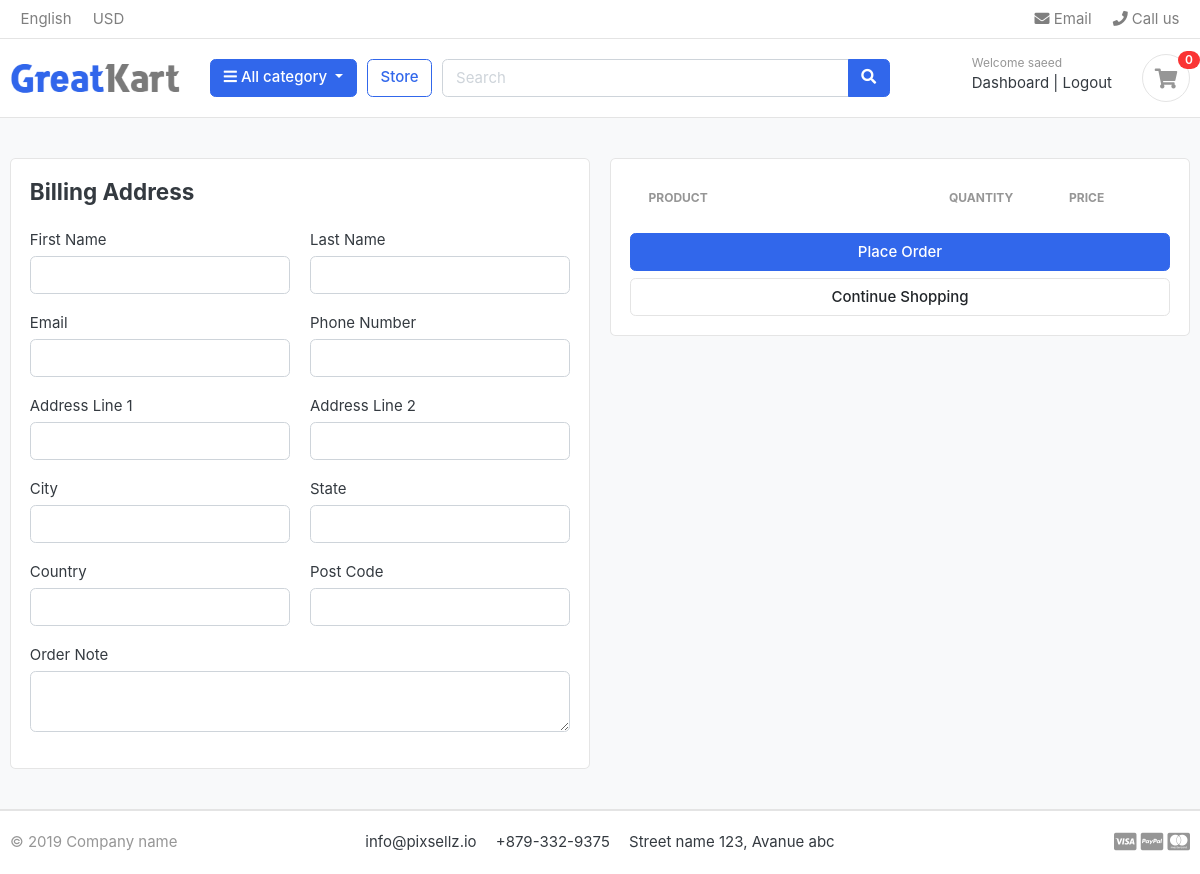
Page /cart/checkout/ (signed in) on the earlier database version.
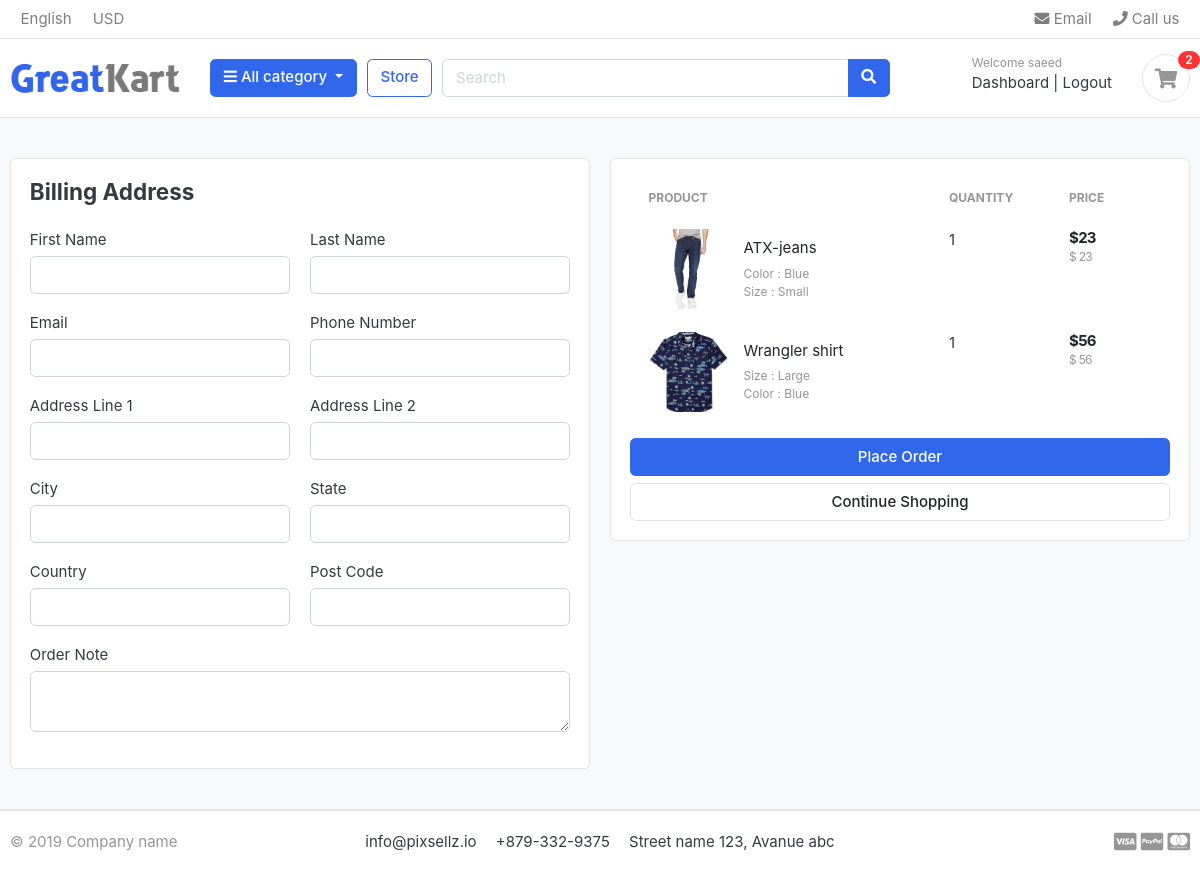
Same page on the later database version.
### carts/models.py (models this page shows, shortened)
class CartItem(models.Model):
    user = models.ForeignKey(Account, on_delete=models.CASCADE, null=True)
    product = models.ForeignKey(Product, on_delete=models.CASCADE)
    variations = models.ManyToManyField(Variation, blank=True)
    cart = models.ForeignKey(Cart, on_delete=models.CASCADE, null=True)
    quantity = models.IntegerField()
    is_active = models.BooleanField(default=True)
    def sub_total(self):
        return self.product.price * self.quantity

### store/models.py (models this page shows, shortened)
class Product(models.Model):
    product_name = models.CharField(max_length=200, unique=True)
    slug = models.SlugField(max_length=200, unique=True)
    decription = models.TextField(max_length=500, blank=True)
    price = models.IntegerField()
    image = models.ImageField(upload_to='photos/products')
    stock = models.IntegerField()
    is_available = models.BooleanField(default=True)
    category = models.ForeignKey(Category, on_delete=models.CASCADE)
    created_date = models.DateTimeField(auto_now_add=True)
    modified_date = models.DateTimeField(auto_now=True)
    def get_url(self):
        return reverse('product_detail', args=[self.category.slug, self.slug])

class Variation(models.Model):
    product = models.ForeignKey(Product, on_delete=models.CASCADE)
    variation_category = models.CharField(
        max_length=100, choices=variation_category_choice)
    variation_value = models.CharField(max_length=100)
    is_active = models.BooleanField(default=True)
    created_date = models.DateTimeField(auto_now=True)
    objects = VariationManager()

### carts/views.py (the view)
# urls.py: path('checkout/', views.checkout, name='checkout'),
@ login_required(login_url='login')
def checkout(request, total=0, quantity=0, cart_items=None):
    try:
        tax = 0
        grand_total = 0
        if request.user.is_authenticated:
            cart_items = CartItem.objects.filter(
                user=request.user, is_active=True)
        else:
            cart = Cart.objects.get(cart_id=_cart_id(request))
            cart_items = CartItem.objects.filter(cart=cart, is_active=True)
        for cart_item in cart_items:
            total += (cart_item.product.price * cart_item.quantity)
            quantity += cart_item.quantity
        tax = (2 * total)/100
        grand_total = total + tax
    except ObjectDoesNotExist:
        pass
    context = {
        'total': total,
        'quantity': quantity,
        'cart_items': cart_items,
        'tax': tax,
        'grand_total': grand_total
    }
    return render(request, 'store/checkout.html', context)

### carts/context_processors.py (called while the page is built)
def counter(request):
    cart_count = 0
    if 'admin' in request.path:
        return {}
    else:
        try:
            cart = Cart.objects.filter(cart_id=_cart_id(request))
            if request.user.is_authenticated:
                cart_items = CartItem.objects.all().filter(user=request.user)
            else:
                cart_items = CartItem.objects.all().filter(cart=cart[:1])
            for cart_item in cart_items:
                cart_count += cart_item.quantity
        except Cart.DoesNotExist:
            cart_count = 0
        return dict(cart_count=cart_count)

### carts/views.py (called while the page is built)
def _cart_id(request):
    cart = request.session.session_key
    if not cart:
        cart = request.session.create()
    return cart

### category/context_processors.py (called while the page is built)
def menu_links(request):
    links = Category.objects.all()
    return dict(links=links)

### category/models.py (called while the page is built)
    def get_url(self):
        return reverse('products_by_category', args=[self.slug])

### templates/store/checkout.html (shortened to what the changed rows need)
{% extends 'base.html' %}
{% load static %}
{% block content %}
<section class="section-content padding-y bg">
<div class="container">
<div class="row">
	<aside class="col-lg-6">
		<div class="card">
		<div class="card-body">
            <table class="table table-borderless table-shopping-cart">
                <thead class="text-muted">
                <tr class="small text-uppercase">
                  <th scope="col">Product</th>
                  <th scope="col" width="120">Quantity</th>
                  <th scope="col" width="120">Price</th>
                </tr>
                </thead>
                <tbody>
                {% for cart_item in cart_items %}
                <tr>
                    <td>
                        <figure class="itemside align-items-center">
                            <div class="aside"><img src="{{ cart_item.product.image.url }}" class="img-sm"></div>
                            <figcaption class="info">
                                <a href="{{ cart_item.product.get_url }}" class="title text-dark">{{ cart_item.product.product_name }}</a>
                                <p class="text-muted small">
                                    {% if cart_item.variations.all %}
                                        {% for item in cart_item.variations.all %}
                                            {{ item.variation_category | capfirst }} : {{ item.variation_value  | capfirst}} <br>
                                        {% endfor %}
                                    {% endif %}
                                </p>
                            </figcaption>
                        </figure>
                    </td>
                    <td>
                    <lable for="">{{ cart_item.quantity }}</lable>
                    </td>
                    <td>
                        <div class="price-wrap">
                            <var class="price">${{ cart_item.sub_total }}</var>
                            <small class="text-muted"> $ {{ cart_item.product.price }} </small>
                        </div>
                    </td>
                </tr>
                {% endfor %}
                </tbody>
                </table>
		</div>
		</div>
</aside>
</div>
</div>
</section>
{% endblock %}

### templates/includes/navbar.html (shortened to what this page needs)
{% load static %}
<header class="section-header">
    <nav class="navbar p-md-0 navbar-expand-sm navbar-light border-bottom">
    <div class="container">
      <div class="collapse navbar-collapse" id="navbarTop4">
        <ul class="navbar-nav mr-auto">
            <li class="nav-item dropdown">
                 <a href="#" class="nav-link">   English </a>
            </li>
            <li class="nav-item dropdown">
                <a href="#" class="nav-link"> USD </a>
            </li>
        </ul>
        <ul class="navbar-nav">
            <li><a href="#" class="nav-link"> <i class="fa fa-envelope"></i> Email </a></li>
            <li><a href="#" class="nav-link"> <i class="fa fa-phone"></i> Call us </a></li>
        </ul>
      </div>
    </div>
    </nav>
    <section class="header-main border-bottom">
        <div class="container">
    <div class="row align-items-center">
        <div class="col-lg-2 col-md-3 col-6">
            <a href="{% url 'home' %}" class="brand-wrap">
                <img class="logo" src="{% static './images/logo.png' %}">
            </a>
        </div>
        <div class="col-lg col-sm col-md col-6 flex-grow-0">
            <div class="category-wrap dropdown d-inline-block float-right">
                <button type="button" class="btn btn-primary dropdown-toggle" data-toggle="dropdown">
                    <i class="fa fa-bars"></i> All category
                </button>
            </div>
        </div>
        <a href="{% url 'store' %}" class="btn btn-outline-primary">Store</a>
        <div class="col-lg  col-md-6 col-sm-12 col">
            <form action="{% url 'search' %}" class="search" method="GET">
                <div class="input-group w-100">
                    <input type="text" class="form-control" style="width:60%;" placeholder="Search" name="keyword">
                    <div class="input-group-append">
                      <button class="btn btn-primary" type="submit">
                        <i class="fa fa-search"></i>
                      </button>
                    </div>
                </div>
            </form>
        </div>
        <div class="col-lg-3 col-sm-6 col-8 order-2 order-lg-3">
            {% if user.id is None %}
                    <div class="d-flex justify-content-end mb-3 mb-lg-0">
                        <div class="widget-header">
                            <small class="title text-muted">Welcome guest!</small>
                            <div>
                                <a href="{% url 'login' %}">Sign in</a> <span class="dark-transp"> | </span>
                                <a href="{% url 'register' %}"> Register</a>
                            </div>
                        </div>
            {% else %}
            <div class="d-flex justify-content-end mb-3 mb-lg-0">
                <div class="widget-header">
                    <small class="title text-muted">Welcome {{user.first_name}}</small>
                    <div>
                        <a href="{% url 'dashboard' %}">Dashboard</a> <span class="dark-transp"> | </span>
                        <a href="{% url 'logout' %}"> Logout </a>
                    </div>
                </div>
            {% endif %}
                        <a href="{% url 'cart' %}"  class="widget-header pl-3 ml-3">
                            <div class="icon icon-sm rounded-circle border"><i class="fa fa-shopping-cart"></i></div>
                            <span class="badge badge-pill badge-danger notify">{{cart_count}}</span>
                        </a>
                    </div>
                </div>
    </div>
        </div>
    </section>
    </header>

Differences in the rows shown:
added CartItem: product.image (picture), product.product_name "ATX-jeans", quantity "1", sub_total "23", product.price "23"
now on this page (row unchanged): Variation: variation_category "Color", variation_value "Blue", shown under "ATX-jeans"
now on this page (row unchanged): Variation: variation_category "Size", variation_value "Small", shown under "ATX-jeans"
added CartItem: product.image (picture), product.product_name "Wrangler shirt", quantity "1", sub_total "56", product.price "56"
now on this page (row unchanged): Variation: variation_category "Size", variation_value "Large", shown under "Wrangler shirt"
now on this page (row unchanged): Variation: variation_category "Color", variation_value "Blue", shown under "Wrangler shirt"
Other differences:
{{ cart_count }}: "0" → "2"
